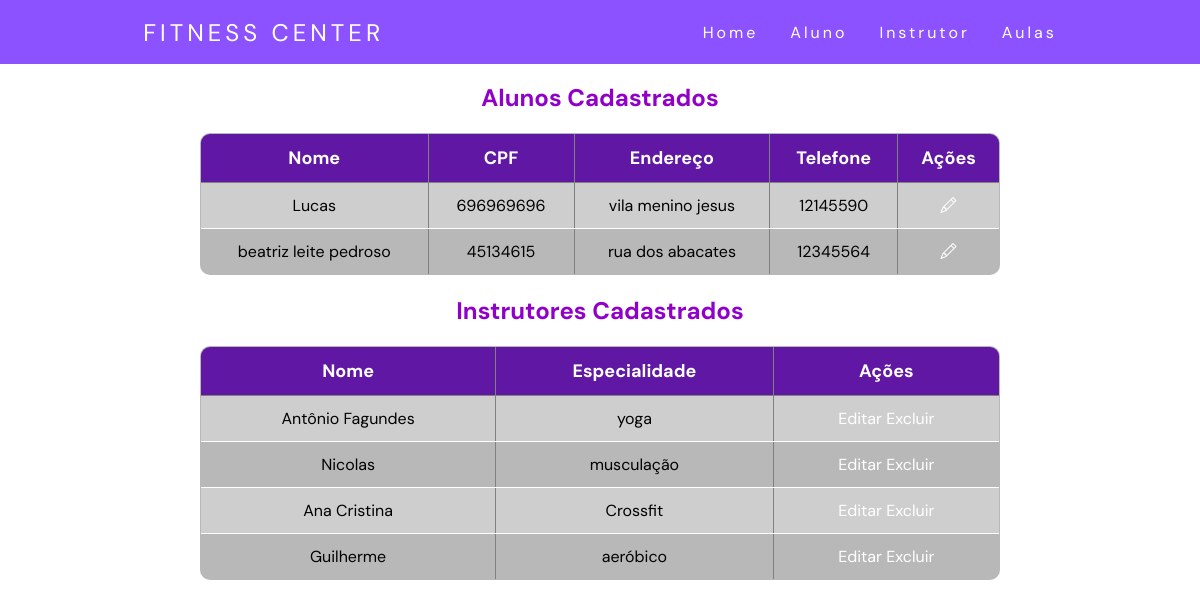
The page /instrutor.php on the database as committed earlier.
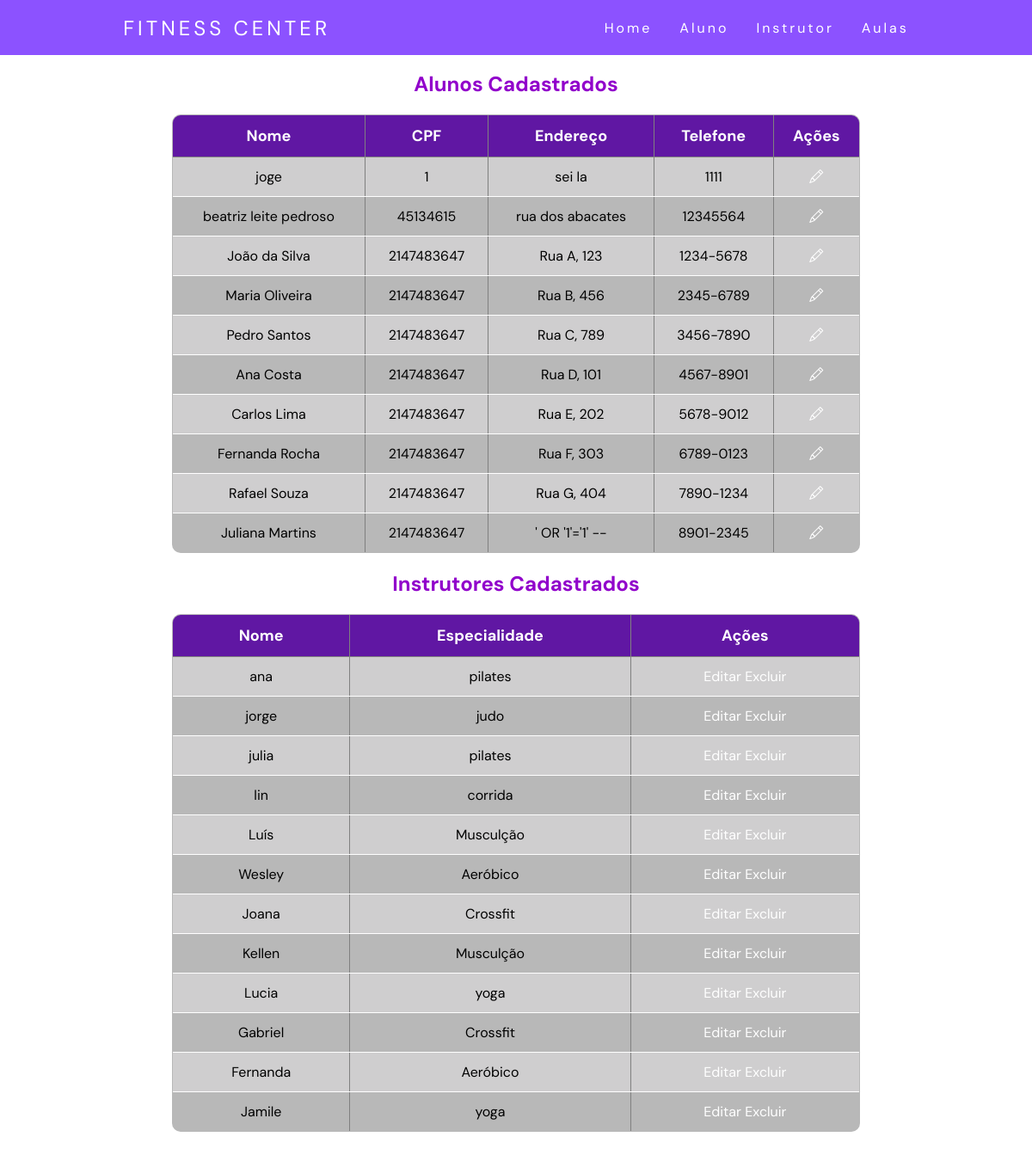
The same page on the database as committed later.
### tables this page shows
CREATE TABLE `aluno` (
  `aluno_cod` int(50) NOT NULL,
  `aluno_nome` varchar(100) NOT NULL,
  `aluno_cpf` int(50) NOT NULL,
  `aluno_endereco` varchar(150) NOT NULL,
  `aluno_telefone` varchar(30) NOT NULL
);

CREATE TABLE `instrutor` (
  `instrutor_cod` int(11) NOT NULL,
  `instrutor_nome` varchar(100) NOT NULL,
  `instrutor_especialidade` varchar(100) NOT NULL
);

### instrutor.php (the view, shortened to what this page needs)
<?php
$pdo = new PDO("mysql:host=localhost;dbname=db_academia", "root", "", [
  PDO::ATTR_ERRMODE => PDO::ERRMODE_EXCEPTION,
  PDO::ATTR_DEFAULT_FETCH_MODE => PDO::FETCH_ASSOC
]);
$stmt = $pdo->query("SELECT * FROM aluno");
$alunos = $stmt->fetchAll();
if (count($alunos) < 8) {
  $alunos = $pdo->query("SELECT * FROM aluno")->fetchAll();
}
$instrutores = $pdo->query("SELECT * FROM instrutor")->fetchAll();
if (count($instrutores) < 8) {
  $instrutores = $pdo->query("SELECT * FROM instrutor")->fetchAll();
}
?>
<!DOCTYPE html>
<html lang="en">
<head>
    <link rel="stylesheet" href="./css/instru.css">
    <link rel="stylesheet" href="https://cdn.jsdelivr.net/npm/bootstrap-icons@1.11.3/font/bootstrap-icons.min.css">
    <link href="https://cdn.jsdelivr.net/npm/remixicon@4.0.0/fonts/remixicon.css" rel="stylesheet" />
</head>
<body>
<header>
      <nav>
        <a class="logo" href="/">Fitness Center</a>
        <ul class="nav-list">
          <li><a href="./index.php">Home</a></li>
          <li><a href="./aluno.php">Aluno</a></li>
          <li><a href="./instrutor.php">Instrutor</a></li>
          <li><a href="./aulas_academia.php">Aulas</a></li>
        </ul>
      </nav>
    </header>
<h2>Alunos Cadastrados</h2>
  <table border="1">
    <tr>
      <th>Nome</th>
      <th>CPF</th>
      <th>Endereço</th>
      <th>Telefone</th>
      <th>Ações</th>
    </tr>
    <?php foreach ($alunos as $aluno): ?>
      <tr>
        <td><?= htmlspecialchars($aluno['aluno_nome']) ?></td>
        <td><?= htmlspecialchars($aluno['aluno_cpf']) ?></td>
        <td><?= htmlspecialchars($aluno['aluno_endereco']) ?></td>
        <td><?= htmlspecialchars($aluno['aluno_telefone']) ?></td>
        <td>
          <a href="<?= $_SERVER['PHP_SELF'] ?>?edit_aluno=<?= $aluno['aluno_cod'] ?>"><i class="bi bi-pencil"></i></a>
        </td>
      </tr>
    <?php endforeach; ?>
  </table>
  <h2>Instrutores Cadastrados</h2>
  <table border="1">
    <tr>
      <th>Nome</th>
      <th>Especialidade</th>
      <th>Ações</th>
    </tr>
    <?php foreach ($instrutores as $instrutor): ?>
      <tr>
        <td><?= htmlspecialchars($instrutor['instrutor_nome']) ?></td>
        <td><?= htmlspecialchars($instrutor['instrutor_especialidade']) ?></td>
        <td>
          <a href="<?= $_SERVER['PHP_SELF'] ?>?edit_instrutor=<?= $instrutor['instrutor_cod'] ?>">Editar</a>
          <a href="<?= $_SERVER['PHP_SELF'] ?>?delete_instrutor=<?= $instrutor['instrutor_cod'] ?>" onclick="return confirm('Tem certeza que deseja excluir este instrutor?')">Excluir</a>
        </td>
      </tr>
    <?php endforeach; ?>
  </table>
</body>
</html>

Rows that differ between the two databases and show on the page:
removed aluno: aluno_nome "Lucas", aluno_cpf "696969696", aluno_endereco "vila menino jesus", aluno_telefone "12145590"
removed instrutor: instrutor_nome "Antônio Fagundes", instrutor_especialidade "yoga"
removed instrutor: instrutor_nome "Nicolas", instrutor_especialidade "musculação"
removed instrutor: instrutor_nome "Ana Cristina", instrutor_especialidade "Crossfit"
removed instrutor: instrutor_nome "Guilherme", instrutor_especialidade "aeróbico"
added aluno: aluno_nome "joge", aluno_cpf "1", aluno_endereco "sei la", aluno_telefone "1111"
added aluno: aluno_nome "João da Silva", aluno_cpf "2147483647", aluno_endereco "Rua A, 123", aluno_telefone "1234-5678"
added aluno: aluno_nome "Maria Oliveira", aluno_cpf "2147483647", aluno_endereco "Rua B, 456", aluno_telefone "2345-6789"
added aluno: aluno_nome "Pedro Santos", aluno_cpf "2147483647", aluno_endereco "Rua C, 789", aluno_telefone "3456-7890"
added aluno: aluno_nome "Ana Costa", aluno_cpf "2147483647", aluno_endereco "Rua D, 101", aluno_telefone "4567-8901"
added aluno: aluno_nome "Carlos Lima", aluno_cpf "2147483647", aluno_endereco "Rua E, 202", aluno_telefone "5678-9012"
added aluno: aluno_nome "Fernanda Rocha", aluno_cpf "2147483647", aluno_endereco "Rua F, 303", aluno_telefone "6789-0123"
added aluno: aluno_nome "Rafael Souza", aluno_cpf "2147483647", aluno_endereco "Rua G, 404", aluno_telefone "7890-1234"
added aluno: aluno_nome "Juliana Martins", aluno_cpf "2147483647", aluno_endereco "' OR '1'='1' --", aluno_telefone "8901-2345"
added instrutor: instrutor_nome "ana", instrutor_especialidade "pilates"
added instrutor: instrutor_nome "jorge", instrutor_especialidade "judo"
added instrutor: instrutor_nome "julia", instrutor_especialidade "pilates"
added instrutor: instrutor_nome "lin", instrutor_especialidade "corrida"
added instrutor: instrutor_nome "Luís", instrutor_especialidade "Musculção"
added instrutor: instrutor_nome "Wesley", instrutor_especialidade "Aeróbico"
added instrutor: instrutor_nome "Joana", instrutor_especialidade "Crossfit"
added instrutor: instrutor_nome "Kellen", instrutor_especialidade "Musculção"
added instrutor: instrutor_nome "Lucia", instrutor_especialidade "yoga"
added instrutor: instrutor_nome "Gabriel", instrutor_especialidade "Crossfit"
added instrutor: instrutor_nome "Fernanda", instrutor_especialidade "Aeróbico"
added instrutor: instrutor_nome "Jamile", instrutor_especialidade "yoga"
